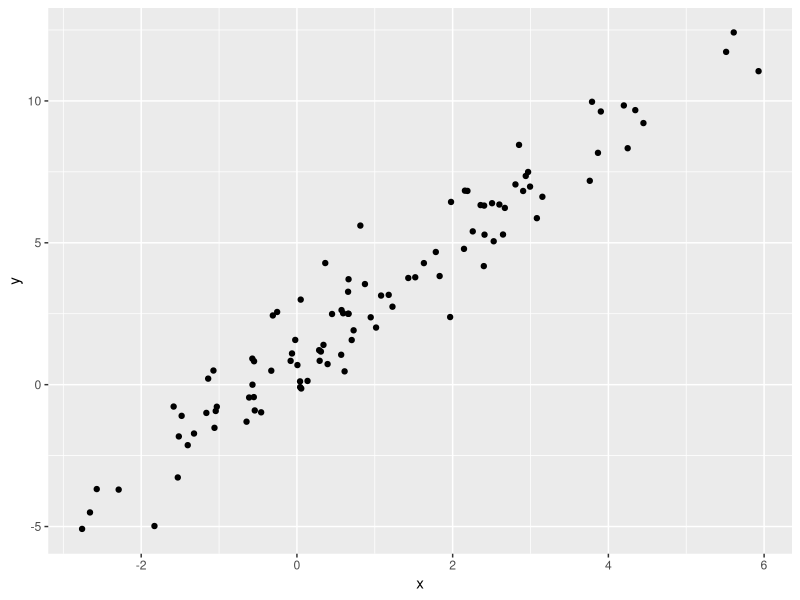

Write R code to recreate this figure.
## ---- chunk 1
library(tidyverse)
## ---- chunk 2
plot_df =
  tibble(
    x = rnorm(100, mean = 1, sd = 2), 
    y = 1 + 2 * x + rnorm(100)
  )
## ---- chunk 3
plot_df |> 
  ggplot(aes(x = x, y = y)) +
  geom_point( )
## ---- chunk 4

